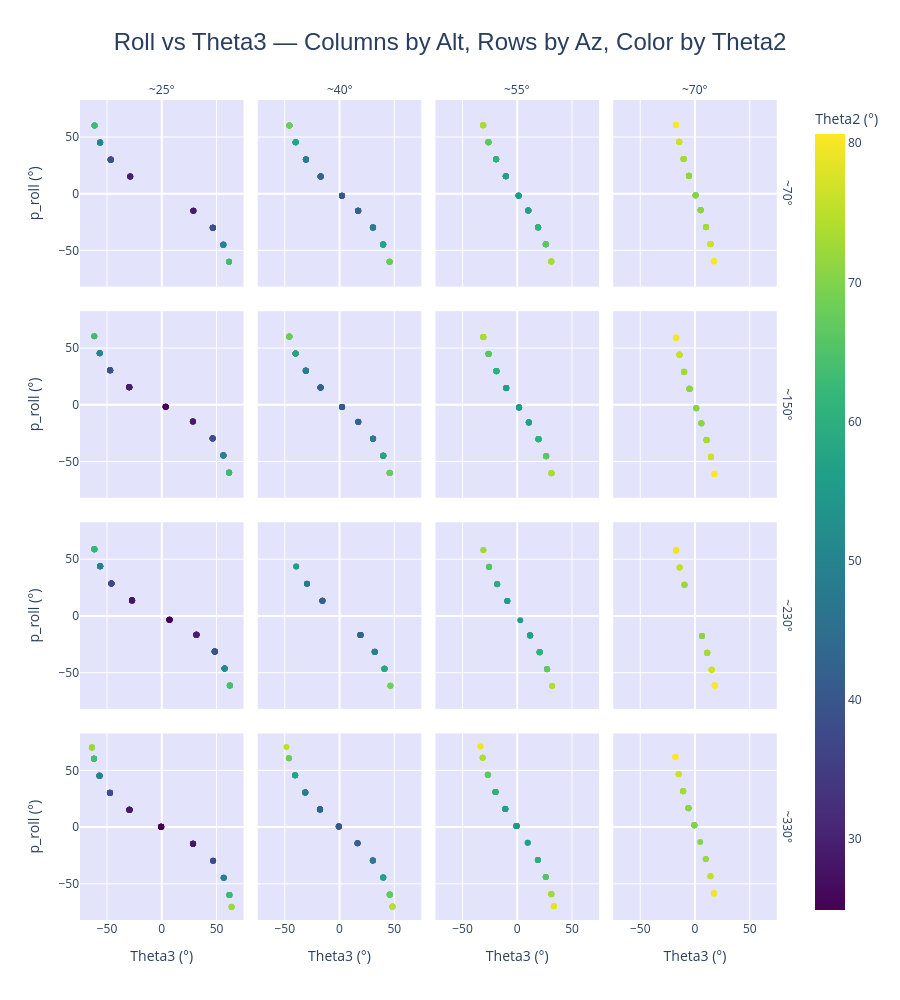

The code cell stored with this chart in its notebook:
### Code cell
fig = px.scatter(
    plot_df,
    x='theta3',
    y='p_roll',
    color='theta2',
    facet_col='alt_bin',
    facet_row='az_bin',
    color_continuous_scale='Viridis',
    labels={
        'theta3': 'Theta3 (°)',
        'theta2':     'Theta2 (°)',
        'p_roll':          'p_roll (°)',
    },
    title='Roll vs Theta3 — Columns by Alt, Rows by Az, Color by Theta2 ',
    category_orders={
        'alt_bin': alt_labels_filtered,
        'az_bin':  az_labels_filtered,
    },
)


fig.update_layout(
    title=dict(x=0.5, font=dict(size=24, family='Arial')),
    plot_bgcolor='rgba(200, 200, 250, 0.5)',
    height=1000,
)

fig.for_each_annotation(lambda a: a.update(text=a.text.split('=')[-1]))

fig.show()
